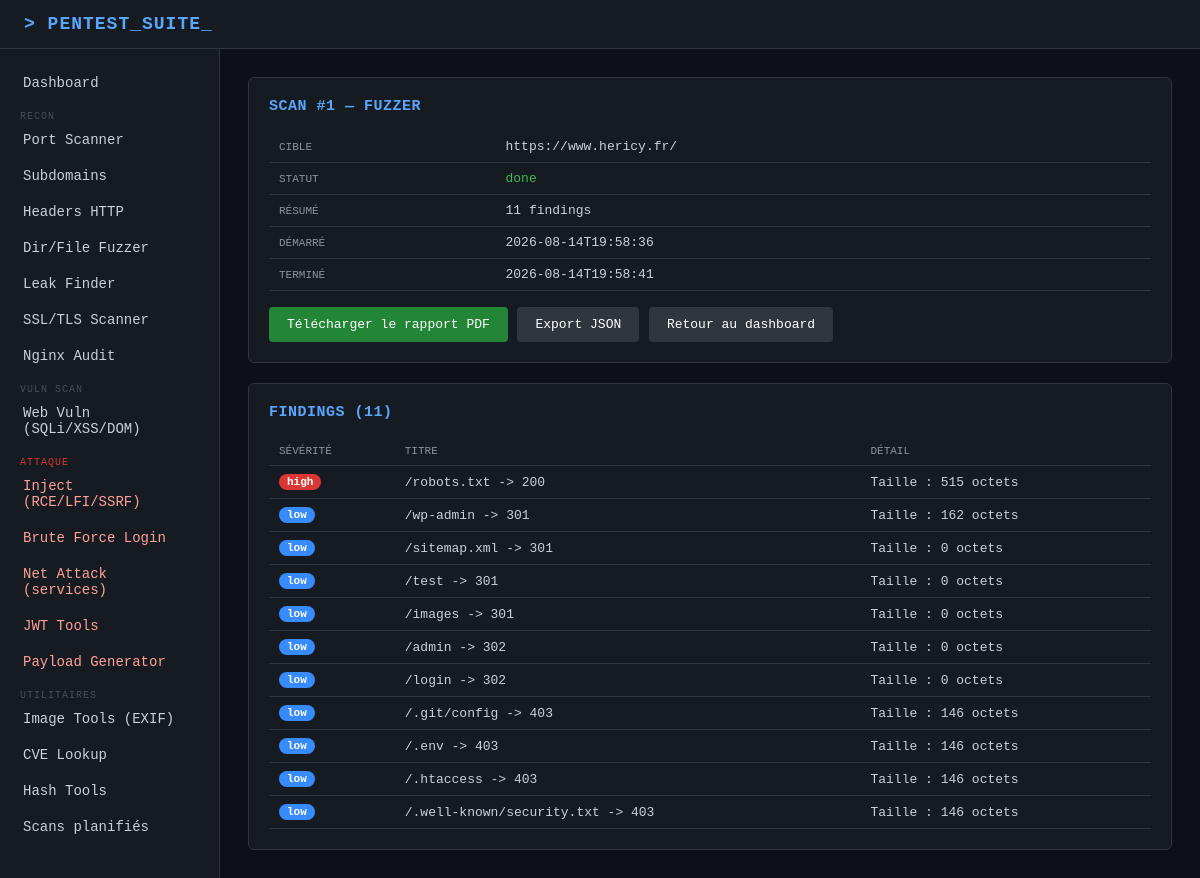
/scan/1, run on the app's committed database.
### tables this page shows
CREATE TABLE scans (
            id INTEGER PRIMARY KEY AUTOINCREMENT,
            module TEXT NOT NULL,
            target TEXT NOT NULL,
            status TEXT NOT NULL,
            started_at TEXT NOT NULL,
            finished_at TEXT,
            summary TEXT
        );

CREATE TABLE findings (
            id INTEGER PRIMARY KEY AUTOINCREMENT,
            scan_id INTEGER NOT NULL,
            severity TEXT NOT NULL,
            title TEXT NOT NULL,
            detail TEXT,
            exploit TEXT,
            FOREIGN KEY (scan_id) REFERENCES scans (id)
        );

### app.py (the view)
@app.route("/scan/<int:scan_id>")
def scan_result(scan_id):
    scan, findings = db.get_scan(scan_id)
    if scan is None:
        return redirect(url_for("dashboard"))
    previous_scans = db.get_scans_by_target(scan["module"], scan["target"], exclude_id=scan_id)
    return render_template("scan_result.html", scan=scan, findings=findings, previous_scans=previous_scans)

### db.py (called while the page is built)
def get_conn():
    conn = sqlite3.connect(DB_PATH)
    conn.row_factory = sqlite3.Row
    return conn

def get_scan(scan_id):
    conn = get_conn()
    cur = conn.cursor()
    cur.execute("SELECT * FROM scans WHERE id = ?", (scan_id,))
    scan = cur.fetchone()
    cur.execute("SELECT * FROM findings WHERE scan_id = ? ORDER BY id", (scan_id,))
    findings = cur.fetchall()
    conn.close()
    return scan, findings

def get_scans_by_target(module, target, exclude_id=None, limit=20):
    conn = get_conn()
    cur = conn.cursor()
    if exclude_id:
        cur.execute(
            "SELECT * FROM scans WHERE module = ? AND target = ? AND status = 'done' AND id != ? ORDER BY id DESC LIMIT ?",
            (module, target, exclude_id, limit)
        )
    else:
        cur.execute(
            "SELECT * FROM scans WHERE module = ? AND target = ? AND status = 'done' ORDER BY id DESC LIMIT ?",
            (module, target, limit)
        )
    scans = cur.fetchall()
    conn.close()
    return scans

### templates/scan_result.html (shortened to what this page needs)
{% extends "base.html" %}
{% block content %}
<div class="card fade-in">
    <h2>Scan #{{ scan['id'] }} — {{ scan['module'] }}</h2>
    <table>
        <tr><th>Cible</th><td>{{ scan['target'] }}</td></tr>
        <tr>
            <th>Statut</th>
            <td class="status-{{ scan['status'] }}">
                {{ scan['status'] }}
            </td>
        </tr>
        <tr><th>Résumé</th><td>{{ scan['summary'] or '-' }}</td></tr>
        <tr><th>Démarré</th><td>{{ scan['started_at'][:19] }}</td></tr>
        <tr><th>Terminé</th><td>{{ scan['finished_at'][:19] if scan['finished_at'] else '-' }}</td></tr>
    </table>
    {% if scan['status'] == 'running' %}
    <p style="color:#d29922; font-size:12px; margin-top:12px;">Scan en cours, la page se rafraîchit automatiquement...</p>
    {% else %}
    <a href="{{ url_for('download_report', scan_id=scan['id']) }}" class="btn">Télécharger le rapport PDF</a>
    <a href="{{ url_for('export_json', scan_id=scan['id']) }}" class="btn btn-secondary">Export JSON</a>
    {% endif %}
    <a href="{{ url_for('dashboard') }}" class="btn btn-secondary">Retour au dashboard</a>
</div>
<div class="card fade-in delay-1">
    <h2>Findings ({{ findings|length }})</h2>
    <table>
        <tr>
            <th>Sévérité</th>
            <th>Titre</th>
            <th>Détail</th>
        </tr>
        {% for f in findings %}
        <tr class="row-in" style="animation-delay: {{ loop.index0 * 0.04 }}s;">
            <td><span class="badge badge-{{ f['severity']|lower }}">{{ f['severity'] }}</span></td>
            <td>{{ f['title'] }}</td>
            <td>{{ f['detail'] or '-' }}</td>
        </tr>
        {% else %}
        <tr>
            <td colspan="3">Aucun finding.</td>
        </tr>
        {% endfor %}
    </table>
</div>
{% endblock %}

### templates/base.html (shortened to what this page needs)
<!DOCTYPE html>
<html lang="fr">
<head>
    <link rel="stylesheet" href="{{ url_for('static', filename='css/style.css') }}">
</head>
<body>
    <div class="topbar">
        <h1>&gt; PENTEST_SUITE</h1>
    </div>
    <div class="layout">
        <div class="sidebar">
            <a href="{{ url_for('dashboard') }}">Dashboard</a>
            <p style="color:#484f58; font-size:10px; text-transform:uppercase; letter-spacing:1px; padding:10px 20px 0;">Recon</p>
            <a href="{{ url_for('portscan_view') }}">Port Scanner</a>
            <a href="{{ url_for('subdomains_view') }}">Subdomains</a>
            <a href="{{ url_for('headers_view') }}">Headers HTTP</a>
            <a href="{{ url_for('fuzzer_view') }}">Dir/File Fuzzer</a>
            <a href="{{ url_for('leaks_view') }}">Leak Finder</a>
            <a href="{{ url_for('sslscan_view') }}">SSL/TLS Scanner</a>
            <a href="{{ url_for('nginx_audit_view') }}">Nginx Audit</a>
            <p style="color:#484f58; font-size:10px; text-transform:uppercase; letter-spacing:1px; padding:10px 20px 0;">Vuln Scan</p>
            <a href="{{ url_for('webvuln_view') }}">Web Vuln (SQLi/XSS/DOM)</a>
            <p style="color:#da3633; font-size:10px; text-transform:uppercase; letter-spacing:1px; padding:10px 20px 0;">Attaque</p>
            <a href="{{ url_for('inject_view') }}" style="color:#ffa198;">Inject (RCE/LFI/SSRF)</a>
            <a href="{{ url_for('bruteforce_view') }}" style="color:#ffa198;">Brute Force Login</a>
            <a href="{{ url_for('netattack_view') }}" style="color:#ffa198;">Net Attack (services)</a>
            <a href="{{ url_for('jwt_view') }}" style="color:#ffa198;">JWT Tools</a>
            <a href="{{ url_for('payloads_view') }}" style="color:#ffa198;">Payload Generator</a>
            <p style="color:#484f58; font-size:10px; text-transform:uppercase; letter-spacing:1px; padding:10px 20px 0;">Utilitaires</p>
            <a href="{{ url_for('imagetools_view') }}">Image Tools (EXIF)</a>
            <a href="{{ url_for('cve_view') }}">CVE Lookup</a>
            <a href="{{ url_for('hashtools_view') }}">Hash Tools</a>
            <a href="{{ url_for('schedules_view') }}">Scans planifiés</a>
        </div>
        <div class="content">
            {% block content %}{% endblock %}
        </div>
    </div>
</body>
</html>

### static/css/style.css (style rules this page uses)
* { box-sizing: border-box; margin: 0; padding: 0; }
body { background: #0d1117; color: #c9d1d9; font-family: "Consolas", "Courier New", monospace; min-height: 100vh; }
.topbar { background: #161b22; border-bottom: 1px solid #30363d; padding: 14px 24px; display: flex; justify-content: space-between; align-items: center; }
.topbar h1 { font-size: 18px; color: #58a6ff; letter-spacing: 1px; }
.layout { display: flex; }
.sidebar { width: 220px; background: #161b22; border-right: 1px solid #30363d; min-height: calc(100vh - 53px); padding: 16px 0; }
.sidebar a { display: block; padding: 10px 20px; color: #c9d1d9; text-decoration: none; font-size: 14px; border-left: 3px solid transparent; }
.content { flex: 1; padding: 28px; max-width: 1100px; }
.card { background: #161b22; border: 1px solid #30363d; border-radius: 6px; padding: 20px; margin-bottom: 20px; }
.card h2 { font-size: 15px; color: #58a6ff; margin-bottom: 16px; text-transform: uppercase; letter-spacing: 0.5px; }
button, .btn { background: #238636; color: #fff; border: none; padding: 10px 18px; border-radius: 4px; font-family: inherit; font-size: 13px; cursor: pointer; margin-top: 16px; display: inline-block; text-decoration: none; }
.btn-secondary { background: #30363d; }
table { width: 100%; border-collapse: collapse; margin-top: 12px; font-size: 13px; }
th, td { text-align: left; padding: 8px 10px; border-bottom: 1px solid #30363d; }
th { color: #8b949e; font-weight: normal; text-transform: uppercase; font-size: 11px; }
.badge { display: inline-block; padding: 2px 8px; border-radius: 10px; font-size: 11px; font-weight: bold; }
.badge-high { background: #da3633; color: #fff; }
.badge-low { background: #388bfd; color: #fff; }
.status-done { color: #3fb950; }
.fade-in { animation: fadeIn 0.35s ease-out both; }
.delay-1 { animation-delay: 0.08s; }
.row-in { animation: rowIn 0.3s ease-out both; }
.sidebar a { transition: all 0.15s ease; }
.card { transition: border-color 0.2s ease; }
button, .btn { transition: background 0.15s ease, transform 0.1s ease; }
.topbar h1::after { content: "_"; animation: blink 1s step-end infinite; color: #58a6ff; }
.badge { animation: fadeIn 0.25s ease-out both; }

### data on the page
scans: id "1", module "FUZZER", target "https://www.hericy.fr/", status "done", summary "11 findings", started_at "2026-08-14T19:58:36", finished_at "2026-08-14T19:58:41"
findings: severity "high", title "/robots.txt -> 200", detail "Taille : 515 octets"
findings: severity "low", title "/wp-admin -> 301", detail "Taille : 162 octets"
findings: severity "low", title "/sitemap.xml -> 301", detail "Taille : 0 octets"
findings: severity "low", title "/test -> 301", detail "Taille : 0 octets"
findings: severity "low", title "/images -> 301", detail "Taille : 0 octets"
findings: severity "low", title "/admin -> 302", detail "Taille : 0 octets"
findings: severity "low", title "/login -> 302", detail "Taille : 0 octets"
findings: severity "low", title "/.git/config -> 403", detail "Taille : 146 octets"
findings: severity "low", title "/.env -> 403", detail "Taille : 146 octets"
findings: severity "low", title "/.htaccess -> 403", detail "Taille : 146 octets"
findings: severity "low", title "/.well-known/security.txt -> 403", detail "Taille : 146 octets"

### other printed values
{{ findings|length }} "11"
